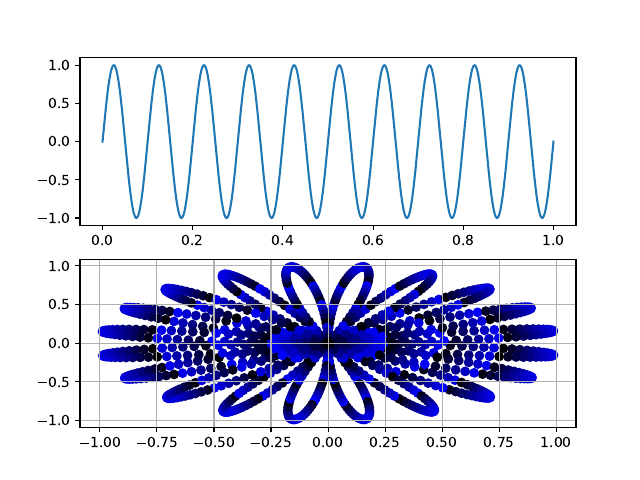

Write the Python code that produced this figure.
import numpy as np
import matplotlib.pyplot as plt
from matplotlib.backends.backend_pdf import PdfPages
import cv2

def colorize_graphic(y):
    colors = []
    
    for z in y:
        distance = int(np.sqrt(np.real(z)**2 + np.imag(z)**2) * N)

        h = 0 # Red
        s = 255 # Full saturation
        v = 255 - int(distance * 180 / N) # Luminosity
        hsv = np.uint8([[[h, s, v]]])
        rgb = cv2.cvtColor(hsv, cv2.COLOR_HSV2RGB)
        hex_red = hex(rgb[0][0][0])[2:] if len(hex(rgb[0][0][0])[2:]) == 2 else f"0{hex(rgb[0][0][0])[2:]}"
        hex_green = hex(rgb[0][0][1])[2:] if len(hex(rgb[0][0][1])[2:]) == 2 else f"0{hex(rgb[0][0][1])[2:]}"
        hex_blue = hex(rgb[0][0][2])[2:] if len(hex(rgb[0][0][2])[2:]) == 2 else f"0{hex(rgb[0][0][2])[2:]}"
        
        colors.append(f"#{hex_red}{hex_green}{hex_blue}")
    
    return colors
    

pdf = []
pdfDoc = PdfPages('p02.pdf')

N = 1000
t = np.linspace(0, 1, N)
signal = np.sin(2 * np.pi * 10 * t)

# a)
f_y = np.zeros(N, dtype=complex)
for i in range(N):
    f_y[i] = signal[i] * np.exp(-2j * np.pi * i / N)
    
fig, axs = plt.subplots(2)

fig.canvas.draw()
axs[0].plot(t, signal)
axs[1].grid()

colors = colorize_graphic(f_y)

for i in range(N):
    axs[1].scatter(f_y[i].real, f_y[i].imag, c=colors[i])

pdf.append(fig)
fig.savefig('p02.01.png')

# b)
omega = [1, 2, 7, 10]

fig, axs = plt.subplots(len(omega))

for i in range(len(omega)):
    f_z = np.zeros(N, dtype=complex)
    for j in range(N):
        f_z[j] = signal[j] * np.exp(-2j * np.pi * j * omega[i] / N)
    
    colors = colorize_graphic(f_z)
    
    axs[i].grid()
    axs[i].set_title(f"Omega = {omega[i]}")
    for k in range(N):
        axs[i].scatter(f_z[k].real, f_z[k].imag, c=colors[k])
    
pdf.append(fig)
fig.savefig('p02.02.png')

for page in pdf:
    pdfDoc.savefig(page)
pdfDoc.close()